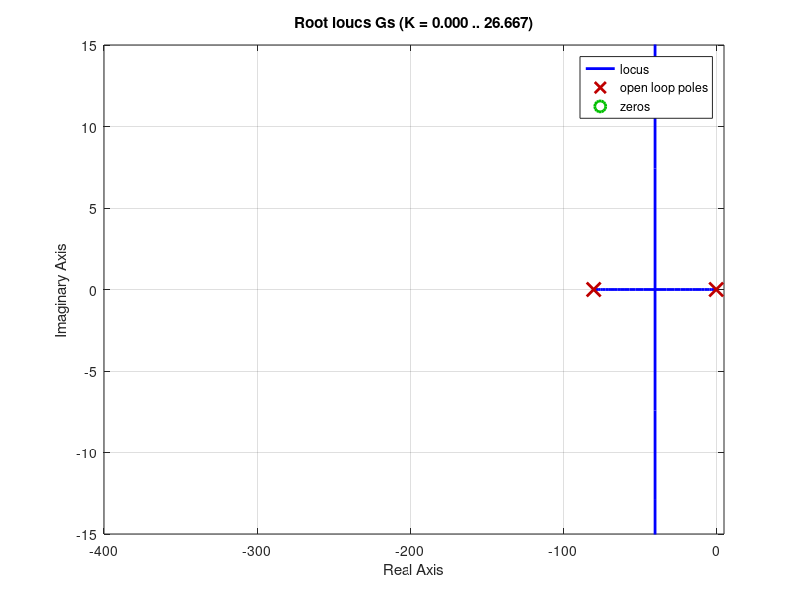

This chart was generated by the following MATLAB code: (Note: this script raises an error after producing the figure.)
clc
clear

%OLD Values
% K_ft_motor_tourque = 2.8;
% b_ft = 0.5;
% K_ft_electroforce = 3.0;
% %-----------------
% K_fb_motor_tourque = 4.4;
% b_bt = 0.8;
% K_fb_electroforce = 3.0;

s = tf('s');

%Friction
bt = 0.5;
%Mass of corner brackets
mc = 0.075;
%Electromotive force
Ket = 0.1;
%Motor Tourque
Kmt = 1.4;
%Inductance of motor
Lt = 3.85 * 10^(-4);
%Ohmic resistance of motor
Rt = 4.79;
%Moment of inertia divided by 3 to take gearing into account.
Jt = 0.0198/3;
%Distance from rotational axis to Center Of Mass of corner brackets
r = 0.291/2;
%Gravitational constant
g = 9.82;


%% Linearize 0degrees

%Working point.
xbar = 0;
%Convert to radians
th = xbar*pi/180;

% Defining A,B,C matrices
A = [0 1 0; 
    ((-2*mc*r*g*cos(th)/3)/Jt) -bt/Jt Kmt/Jt; 
    0 -Ket/Lt -Rt/Lt];
B = [0;0;1/Lt];

% Position, Velocity, Current
C = [1 0 0];

%Convert to Transferfunction
Gs =(12/255)*( C*( inv(s*eye(3)-A) )*B )*(180/pi);

%Root Locus open loop
 rlocus_pure = figure('Name','float_me'); % Allows I3 to float the window
  rlocus(Gs);
  axIm = findall(gcf,'String','Imaginary Axis (seconds^{-1})');
  axRe = findall(gcf,'String','Real Axis (seconds^{-1})');
  set(axIm,'String', 'Im$(s)$');
  set(axRe,'String','Re$(s)$');
  xlim([-400 5])
  ylim([-15 15])
  set(rlocus_pure,'Position',[10 10 600 300]) % Must closely match the final size needed
  Plot2LaTeX(rlocus_pure,'img/PI/rlocus_pure')

%Regulator
kp = 1;
Ti = 1/0.035;
Td = 0;
ki = kp*1/Ti;
I = 1/(s*Ti);
Hs = kp * (1 + I);

%Root Locus with Ti gain
 rlocus_int = figure('Name','float_me'); % Allows I3 to float the window
  rlocus(Hs*Gs);
  axIm = findall(gcf,'String','Imaginary Axis (seconds^{-1})');
  axRe = findall(gcf,'String','Real Axis (seconds^{-1})');
  set(axIm,'String', 'Im$(s)$');
  set(axRe,'String','Re$(s)$');
  xlim([-0.5 0])
  ylim([-5 5])
  set(rlocus_int,'Position',[10 10 600 300]) % Must closely match the final size needed
  Plot2LaTeX(rlocus_int,'img/PI/rlocus_int')

%Regulator
kp = 3.1;
Ti = 1/0.035;
Td = 0;
ki = kp*1/Ti;
I = 1/(s*Ti);
Hs = kp * (1 + I);
  
%Step response First
sys_cl_0 = (Gs * Hs) / ( 1 + Gs * Hs);
opt = stepDataOptions('StepAmplitude',3*90);
%step(sys_cl_0,opt)

 step_0_first = figure('Name','float_me'); % Allows I3 to float the window
  step(sys_cl_0,opt)
  xlim([0 100])
  line([0 100],[0.9*270 0.9*270], 'Color','black','LineStyle','--')
  line([1 1],[0 300], 'Color','black','LineStyle','--')
  yticks([0 (0.3*270) (0.6*270) (0.9*270) 270])
  yticklabels({'0','$30\%$', '$60\%$', '$90\%$', '$100\%$'})
  set(rlocus_int,'Position',[10 10 600 300]) % Must closely match the final size needed
  Plot2LaTeX(step_0_first,'img/PI/step_0_first')
  
  
%Step response Second

%Regulator
kp = 1.6;
Ti = 1/0.2;
Td = 0;
ki = kp*1/Ti;
I = 1/(s*Ti);
Hs = kp * (1 + I);

sys_cl_1 = (Gs * Hs) / ( 1 + Gs * Hs);
opt = stepDataOptions('StepAmplitude',3*90);
%step(sys_cl_0,opt)

 step_0_second = figure('Name','float_me'); % Allows I3 to float the window
  step(sys_cl_1,opt)
  xlim([0 100])
  line([0 100],[0.9*270 0.9*270], 'Color','black','LineStyle','--')
  line([1 1],[0 300], 'Color','black','LineStyle','--')
  yticks([0 (0.3*270) (0.6*270) (0.9*270) 270])
  yticklabels({'0','$30\%$', '$60\%$', '$90\%$', '$100\%$'})
  set(step_0_second,'Position',[10 10 600 300]) % Must closely match the final size needed
  Plot2LaTeX(step_0_second,'img/PI/step_0_second')

%% Linearize 90degrees

%Working point.
xbar = 90;
%Convert to radians
th = xbar*pi/180;

% Defining A,B,C matrices
A = [0 1 0; 
    ((-2*mc*r*g*cos(th)/3)/Jt) -bt/Jt Kmt/Jt; 
    0 -Ket/Lt -Rt/Lt];
B = [0;(-sin(th)*th + cos(th));1/Lt];
% Position, Velocity, Current
C = [1 0 0];

%Convert to Transferfunction
Gs =(12/255)*( C*( inv(s*eye(3)-A) )*B )*(180/pi);


%Step response Second

%Regulator
kp = 1.39;
Ti = 1/0.06;
Td = 0;
ki = kp*1/Ti;
I = 1/(s*Ti);
Hs = kp * (1 + I);

sys_cl_2 = (Gs * Hs) / ( 1 + Gs * Hs);
opt = stepDataOptions('StepAmplitude',3*90);
%step(sys_cl_0,opt)

 step_0_second_90 = figure('Name','float_me'); % Allows I3 to float the window
  step(sys_cl_2,opt)
  line([0 10],[0.9*270 0.9*270], 'Color','black','LineStyle','--')
  line([1 1],[0 300], 'Color','black','LineStyle','--')
  yticks([0 (0.3*270) (0.6*270) (0.9*270) 270])
  yticklabels({'0','$30\%$', '$60\%$', '$90\%$', '$100\%$'})
  set(step_0_second_90,'Position',[10 10 600 300]) % Must closely match the final size needed
  Plot2LaTeX(step_0_second_90,'img/PI/step_0_second_90')
  
  %% Linearize 180degrees

%Working point.
xbar = 180;
%Convert to radians
th = xbar*pi/180;

% Defining A,B,C matrices
A = [0 1 0; 
    ((-2*mc*r*g*cos(th)/3)/Jt) -bt/Jt Kmt/Jt; 
    0 -Ket/Lt -Rt/Lt];
B = [0;(-sin(th)*th + cos(th));1/Lt];
% Position, Velocity, Current
C = [1 0 0];

%Convert to Transferfunction
Gs =(12/255)*( C*( inv(s*eye(3)-A) )*B )*(180/pi);

%Step response Second

%Regulator
kp = 1.3;
Ti = 1/0.2;
Td = 0;
ki = kp*1/Ti;
I = 1/(s*Ti);
Hs = kp * (1 + I);

sys_cl_3 = (Gs * Hs) / ( 1 + Gs * Hs);
opt = stepDataOptions('StepAmplitude',3*90);
%step(sys_cl_0,opt)

 step_0_second_180 = figure('Name','float_me'); % Allows I3 to float the window
  step(sys_cl_3,opt)
  xlim([0 10])
  line([0 10],[0.9*270 0.9*270], 'Color','black','LineStyle','--')
  line([1 1],[0 360], 'Color','black','LineStyle','--')
  yticks([0 (0.3*270) (0.6*270) (0.9*270) 270])
  yticklabels({'0','$30\%$', '$60\%$', '$90\%$', '$100\%$'})
  set(step_0_second_180,'Position',[10 10 600 300]) % Must closely match the final size needed
  Plot2LaTeX(step_0_second_180,'img/PI/step_0_second_180')
  
  %% Comparison
  
 comp = figure('Name','float_me'); % Allows I3 to float the window
  step(sys_cl_1,opt)
  hold on
  step(sys_cl_2,opt)
  hold on
  step(sys_cl_3,opt)
  hold off
  h = line([0 20],[0.9*270 0.9*270], 'Color','black','LineStyle','--')
  b = line([1 1],[0 400], 'Color','black','LineStyle','--')
  c = line([0 20],[270 270], 'Color','black','LineStyle','--')
  yticks([0 (0.3*270) (0.6*270) (0.9*270) 270])
  yticklabels({'0','$30\%$', '$60\%$', '$90\%$', '$100\%$'})
  set(get(get(h,'Annotation'),'LegendInformation'),'IconDisplayStyle','off')
  legend('$0^o$','$90^o$','$180^o$','Location','east')
  xlim([0 20])
  ylim([0 320])
  set(comp,'Position',[10 10 600 300]) % Must closely match the final size needed
  Plot2LaTeX(comp,'img/PI/comp')
  
  
  
  
  %% BOTTOM frame PI tuning, with topframe at 0 degrees.
  
clc
clear

s = tf('s');

%Working point top frame.
xbar = 0;
%Convert to radians
th = xbar*pi/180;

%Friction
bb = 0.5;
%Electro force
Keb = 3.5;
%Motor Tourque
Kmb = 1.57;
%Inductance of motor
Lb = 0.0606*cos(th)*cos(th);
%Ohmic resistance of motor
Rb = 4.79;
%Moment of inertia divided by 3 to take gearing into account.
Jb = 0.0198/3;
%Gravitational constant
g = 9.82;


% Defining A,B,C matrices
A = [0 1 0; 
    0 -bb/Jb Kmb/Jb; 
    0 -Keb/Lb -Rb/Lb];
B = [0;0;1/Lb];

% Position, Velocity, Current
C = [1 0 0];

%Convert to Transferfunction
Gs =(12/255)*( C*( inv(s*eye(3)-A) )*B )*(180/pi);

%Regulator
kp = 1;
Ti = 1/0.035;
Td = 0;
ki = kp*1/Ti;
I = 1/(s*Ti);
Hs = kp * (1 + I);

%Root Locus open loop
 rlocus_pure_bot = figure('Name','float_me'); % Allows I3 to float the window
  rlocus(Gs);
  axIm = findall(gcf,'String','Imaginary Axis (seconds^{-1})');
  axRe = findall(gcf,'String','Real Axis (seconds^{-1})');
  set(axIm,'String', 'Im$(s)$');
  set(axRe,'String','Re$(s)$');
  xlim([-200 50])
  ylim([-150 150])
  set(rlocus_pure_bot,'Position',[10 10 600 300]) % Must closely match the final size needed
  Plot2LaTeX(rlocus_pure_bot,'img/PI/rlocus_pure_bot')


%Root Locus with Ti gain
 rlocus_int_bot = figure('Name','float_me'); % Allows I3 to float the window
  rlocus(Hs*Gs);
  axIm = findall(gcf,'String','Imaginary Axis (seconds^{-1})');
  axRe = findall(gcf,'String','Real Axis (seconds^{-1})');
  set(axIm,'String', 'Im$(s)$');
  set(axRe,'String','Re$(s)$');
  xlim([-200 50])
  ylim([-150 150])
  set(rlocus_int_bot,'Position',[10 10 600 300]) % Must closely match the final size needed
  Plot2LaTeX(rlocus_int_bot,'img/PI/rlocus_int_bot')

%Regulator
kp = 9;
Ti = 1/0.035;
Td = 0;
ki = kp*1/Ti;
I = 1/(s*Ti);
Hs = kp * (1 + I);
  
%Step response First
sys_cl_0 = (Gs * Hs) / ( 1 + Gs * Hs);
opt = stepDataOptions('StepAmplitude',3*90);
%step(sys_cl_0,opt)

 step_0_first_bot = figure('Name','float_me'); % Allows I3 to float the window
  step(sys_cl_0,opt)
  line([0 10],[0.9*270 0.9*270], 'Color','black','LineStyle','--')
  line([1 1],[0 300], 'Color','black','LineStyle','--')
  yticks([0 (0.3*270) (0.6*270) (0.9*270) 270])
  yticklabels({'0','$30\%$', '$60\%$', '$90\%$', '$100\%$'})
  set(step_0_first_bot,'Position',[10 10 600 300]) % Must closely match the final size needed
  Plot2LaTeX(step_0_first_bot,'img/PI/step_0_first_bot')
  

%Step response Second

%Regulator
kp = 3.7;
Ti = 1/0.035;
Td = 0;
ki = kp*1/Ti;
I = 1/(s*Ti);
Hs = kp * (1 + I);

sys_cl_1 = (Gs * Hs) / ( 1 + Gs * Hs);
opt = stepDataOptions('StepAmplitude',3*90);
%step(sys_cl_0,opt)

 step_0_second_bot = figure('Name','float_me'); % Allows I3 to float the window
  step(sys_cl_1,opt)
  line([0 10],[0.9*270 0.9*270], 'Color','black','LineStyle','--')
  line([1 1],[0 300], 'Color','black','LineStyle','--')
  yticks([0 (0.3*270) (0.6*270) (0.9*270) 270])
  yticklabels({'0','$30\%$', '$60\%$', '$90\%$', '$100\%$'})
  set(step_0_second_bot,'Position',[10 10 600 300]) % Must closely match the final size needed
  Plot2LaTeX(step_0_second_bot,'img/PI/step_0_second_bot')

  %% BOTTOM frame PI tuning, with topframe at 90 degrees.
  
clc
clear

s = tf('s');

%Working point top frame.
xbar = 10;
%Convert to radians
th = xbar*pi/180;

%Friction
bb = 0.5;
%Electro force
Keb = 3.5;
%Motor Tourque
Kmb = 1.57;
%Inductance of motor
Lb = 0.0606*cos(th)*cos(th);
%Ohmic resistance of motor
Rb = 4.79;
%Moment of inertia divided by 3 to take gearing into account.
Jb = 0.0198/3;
%Gravitational constant
g = 9.82;


% Defining A,B,C matrices
A = [0 1 0; 
    0 -bb/Jb Kmb/Jb; 
    0 -Keb/Lb -Rb/Lb];
B = [0;0;1/Lb];

% Position, Velocity, Current
C = [1 0 0];

%Convert to Transferfunction
Gs =(12/255)*( C*( inv(s*eye(3)-A) )*B )*(180/pi);

%Regulator
kp = 1;
Ti = 1/0.035;
Td = 0;
ki = kp*1/Ti;
I = 1/(s*Ti);
Hs = kp * (1 + I);

% %Root Locus open loop
%  rlocus_pure_bot = figure('Name','float_me'); % Allows I3 to float the window
%   rlocus(Gs);
%   axIm = findall(gcf,'String','Imaginary Axis (seconds^{-1})');
%   axRe = findall(gcf,'String','Real Axis (seconds^{-1})');
%   set(axIm,'String', 'Im$(s)$');
%   set(axRe,'String','Re$(s)$');
%   xlim([-200 50])
%   ylim([-150 150])
%   set(rlocus_pure_bot,'Position',[10 10 600 300]) % Must closely match the final size needed
%   Plot2LaTeX(rlocus_pure_bot,'img/PI/rlocus_pure_bot')
% 
% 
% %Root Locus with Ti gain
%  rlocus_int_bot = figure('Name','float_me'); % Allows I3 to float the window
%   rlocus(Hs*Gs);
%   axIm = findall(gcf,'String','Imaginary Axis (seconds^{-1})');
%   axRe = findall(gcf,'String','Real Axis (seconds^{-1})');
%   set(axIm,'String', 'Im$(s)$');
%   set(axRe,'String','Re$(s)$');
%   xlim([-200 50])
%   ylim([-150 150])
%   set(rlocus_int_bot,'Position',[10 10 600 300]) % Must closely match the final size needed
%   Plot2LaTeX(rlocus_int_bot,'img/PI/rlocus_int_bot')
% 
% %Regulator
% kp = 9;
% Ti = 1/0.035;
% Td = 0;
% ki = kp*1/Ti;
% I = 1/(s*Ti);
% Hs = kp * (1 + I);
%   
% %Step response First
% sys_cl_0 = (Gs * Hs) / ( 1 + Gs * Hs);
% opt = stepDataOptions('StepAmplitude',3*90);
% %step(sys_cl_0,opt)
% 
%  step_0_first_bot = figure('Name','float_me'); % Allows I3 to float the window
%   step(sys_cl_0,opt)
%   line([0 10],[0.9*270 0.9*270], 'Color','black','LineStyle','--')
%   line([1 1],[0 300], 'Color','black','LineStyle','--')
%   yticks([0 (0.3*270) (0.6*270) (0.9*270) 270])
%   yticklabels({'0','$30\%$', '$60\%$', '$90\%$', '$100\%$'})
%   set(step_0_first_bot,'Position',[10 10 600 300]) % Must closely match the final size needed
%   Plot2LaTeX(step_0_first_bot,'img/PI/step_0_first_bot')
%   
% 
% %Step response Second
% 
% %Regulator
% kp = 3.7;
% Ti = 1/0.035;
% Td = 0;
% ki = kp*1/Ti;
% I = 1/(s*Ti);
% Hs = kp * (1 + I);
% 
% sys_cl_1 = (Gs * Hs) / ( 1 + Gs * Hs);
% opt = stepDataOptions('StepAmplitude',3*90);
% %step(sys_cl_0,opt)
% 
%  step_0_second_bot = figure('Name','float_me'); % Allows I3 to float the window
%   step(sys_cl_1,opt)
%   line([0 10],[0.9*270 0.9*270], 'Color','black','LineStyle','--')
%   line([1 1],[0 300], 'Color','black','LineStyle','--')
%   yticks([0 (0.3*270) (0.6*270) (0.9*270) 270])
%   yticklabels({'0','$30\%$', '$60\%$', '$90\%$', '$100\%$'})
%   set(step_0_second_bot,'Position',[10 10 600 300]) % Must closely match the final size needed
%   Plot2LaTeX(step_0_second_bot,'img/PI/step_0_second_bot')

  